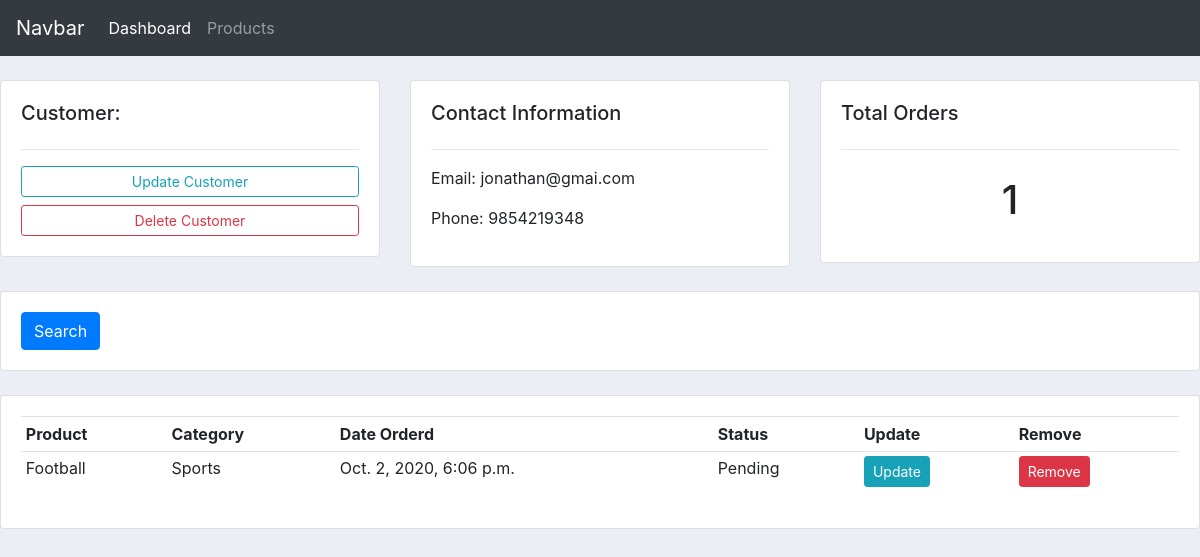
The page /customers/1/ on the database as committed earlier.
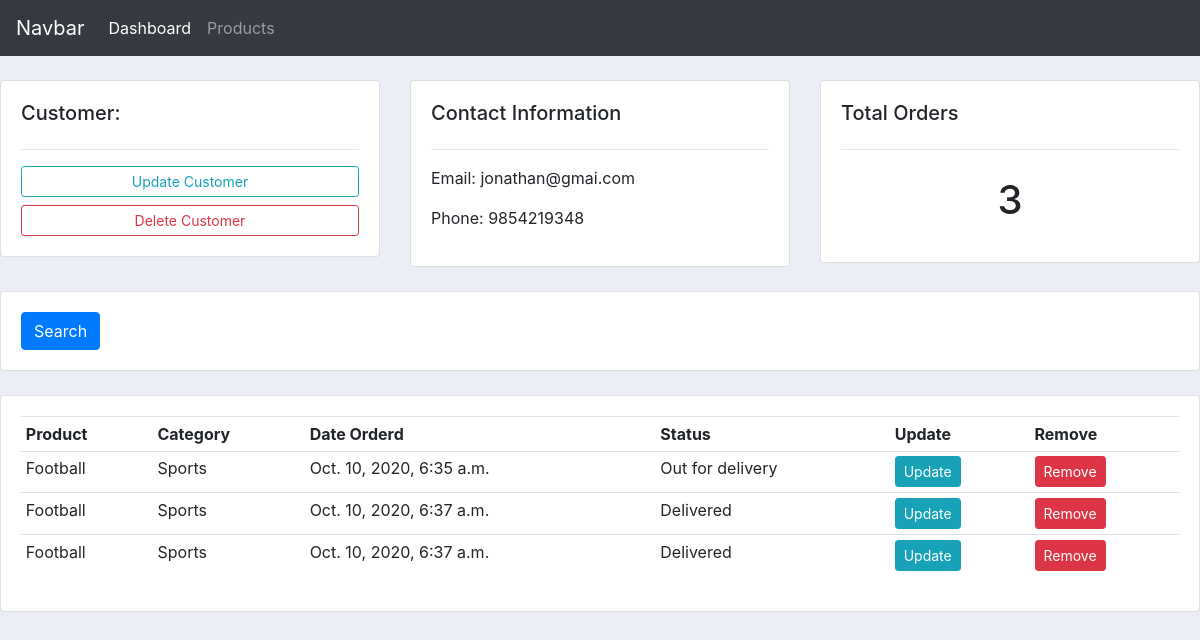
The same page on the database as committed later.
### accounts/models.py (models this page shows, shortened)
class Order(models.Model):
    STATUS = (
        ('Pending', 'Pending'),
        ('Out for delivery', 'Out for delivery'),
        ('Delivered', 'Delivered'),
    )
    customer = models.ForeignKey(Customer, null=True, on_delete= models.SET_NULL)
    product = models.ForeignKey(Product, null=True, on_delete= models.SET_NULL)
    date_created =  models.DateTimeField(auto_now_add=True, null=True)
    status = models.CharField(max_length=200, null=True, choices = STATUS)

class Product(models.Model):
    CATEGORY = (
        ('Sports', 'Sports'),
        ('Lifestyle', 'Lifestyle'),
        ('Electronics', 'Electronics'),
    )
    name = models.CharField(max_length = 200, null=True)
    price = models.FloatField(null=True)
    category = models.CharField(max_length = 200, null=True, choices = CATEGORY)
    decription = models.CharField(max_length = 500, null=True, blank=True)
    date_created =  models.DateTimeField(auto_now_add=True, null=True)
    tags = models.ManyToManyField(Tag)
    def __str__(self):
        return self.name

### accounts/views.py (the view)
# urls.py: path('customers/<str:pk_test>/', views.customers, name="customers"),
def customers(request, pk_test):
    customers = Customer.objects.get(id=pk_test)
    orders = customers.order_set.all()
    order_count = orders.count()
    context = {'customers':customers, 'orders':orders, 'order_count':order_count}
    return render(request, 'accounts/customers.html', context)

### accounts/templates/accounts/customers.html
{% extends 'accounts/main.html' %}
{% block content %}
<br>
<div class="row">
	<div class="col-md">
		<div class="card card-body">
			<h5>Customer:</h5>
			<hr>
			<a class="btn btn-outline-info  btn-sm btn-block" href="">Update Customer</a>
			<a class="btn btn-outline-danger  btn-sm btn-block" href="">Delete Customer</a>
		</div>
	</div>
	<div class="col-md">
		<div class="card card-body">
			<h5>Contact Information</h5>
			<hr>
			<p>Email: {{customers.email}}</p>
			<p>Phone: {{customers.phone}}</p>
		</div>
	</div>
	<div class="col-md">
		<div class="card card-body">
			<h5>Total Orders</h5>
			<hr>
			<h1 style="text-align: center;padding: 10px">{{order_count}}</h1>
		</div>
	</div>
</div>
<br>
<div class="row">
	<div class="col">
		<div class="card card-body">
			<form method="get">
		    <button class="btn btn-primary" type="submit">Search</button>
		  </form>
		</div>
	</div>
</div>
<br>
<div class="row">
	<div class="col-md">
		<div class="card card-body">
			<table class="table table-sm">
				<tr>
					<th>Product</th>
					<th>Category</th>
					<th>Date Orderd</th>
					<th>Status</th>
					<th>Update</th>
					<th>Remove</th>
				</tr>
				{% for order in orders %}
				<tr>
					<td>{{order.product}}</td>
					<td>{{order.product.category}}</td>
					<td>{{order.date_created}}</td>
					<td>{{order.status}}</td>
					<td><a class="btn btn-sm btn-info" href="">Update</a></td>
					<td><a class="btn btn-sm btn-danger" href="">Remove</a></td>
				</tr>
				{% endfor %}
			</table>
		</div>
	</div>
</div>
{% endblock %}

Rows that differ between the two databases and show on the page:
removed Order: product "Football", product.category "Sports", date_created "Oct. 2, 2020, 6:06 p.m.", status "Pending"
added Order: product "Football", product.category "Sports", date_created "Oct. 10, 2020, 6:35 a.m.", status "Out for delivery"
added Order: product "Football", product.category "Sports", date_created "Oct. 10, 2020, 6:37 a.m.", status "Delivered"
added Order: product "Football", product.category "Sports", date_created "Oct. 10, 2020, 6:37 a.m.", status "Delivered"
Other text that changed with them:
{{ order_count }}: "1" → "3"
